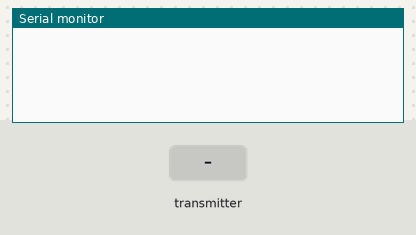
Bench run of a sketch on a simulated ESP32. Parts: the last lines printed to the serial monitor. Inputs (shaded band) come from the test bench.

Above: at 1.2 s.
1.3 s: the transmitter starts sending h = 0
At 1.66 s:
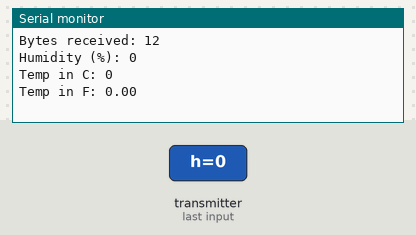
2.8 s: the transmitter starts sending tc = 1024
4.3 s: the transmitter starts sending tf = 25
At 4.66 s:
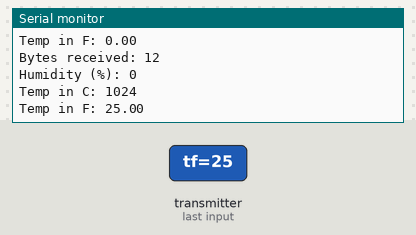
5.8 s: the transmitter starts sending h = 1024
7.3 s: the transmitter starts sending tc = 2048
8.8 s: the transmitter starts sending tf = 50
At 9.16 s:
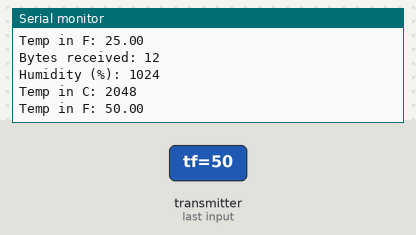
Timing chart, 0 to 11.3 s (numbered marks = the images above; inputs shaded):
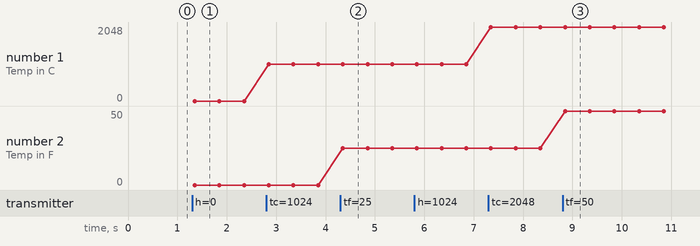

Measured:
- after the input at 1.3 s, the serial monitor: prints a new line after 0.05 s (image 1)
- after the input at 4.3 s, the serial monitor: prints a new line after 0.05 s (image 2)
- after the input at 8.8 s, the serial monitor: prints a new line after 0.05 s (image 3)
- plotted number 1: 0 → 1024 after the input at 2.8 s, 1024 → 2048 after the input at 7.3 s
- plotted number 2: 0 → 25 after the input at 4.3 s, 25 → 50 after the input at 8.8 s

The sketch:

ESP_NOW_Receiver.ino
```cpp
/* ______________________________________Libraries______________________________________ */
//ESP-NOW and ESP
#include <esp_now.h>
#include <WiFi.h>

/* ______________________________________Declarations and Variables______________________________________ */
typedef struct struct_message { // Structure example to receive data. Must match the sender structure
  int h;
  int tc;
  float tf;
  /*
  char a[32];
  int b;
  float c;
  String d;
  bool e;
  */
} struct_message;
struct_message myData; // Create a struct_message called myData

/* ______________________________________Setup______________________________________ */
void setup() {
  Serial.begin(115200); // Initialize Serial Monitor
  //ESP-NOW
  WiFi.mode(WIFI_STA); // Set device as a Wi-Fi Station
  //ESP-NOW: Init ESP-NOW
  if (esp_now_init() != ESP_OK) {
    Serial.println("Error initializing ESP-NOW");
    return;
  }
  esp_now_register_recv_cb(OnDataRecv); // Once ESPNow is successfully Init, we will register for recv CB to get recv packer info
}

/* ______________________________________Loop______________________________________ */
void loop() {

}

/* ______________________________________Functions______________________________________ */
// callback function that will be executed when data is received
void OnDataRecv(const uint8_t * mac, const uint8_t *incomingData, int len) {
  memcpy(&myData, incomingData, sizeof(myData));
  Serial.print("Bytes received: ");
  Serial.println(len);
  Serial.print("Humidity (%): ");
  Serial.println(myData.h);
  Serial.print("Temp in C: ");
  Serial.println(myData.tc);
  Serial.print("Temp in F: ");
  Serial.println(myData.tf);
  Serial.println();
  /*
  memcpy(&myData, incomingData, sizeof(myData));
  Serial.print("Bytes received: ");
  Serial.println(len);
  Serial.print("Char: ");
  Serial.println(myData.a);
  Serial.print("Int: ");
  Serial.println(myData.b);
  Serial.print("Float: ");
  Serial.println(myData.c);
  Serial.print("String: ");
  Serial.println(myData.d);
  Serial.print("Bool: ");
  Serial.println(myData.e);
  Serial.println();
  */
}
```
